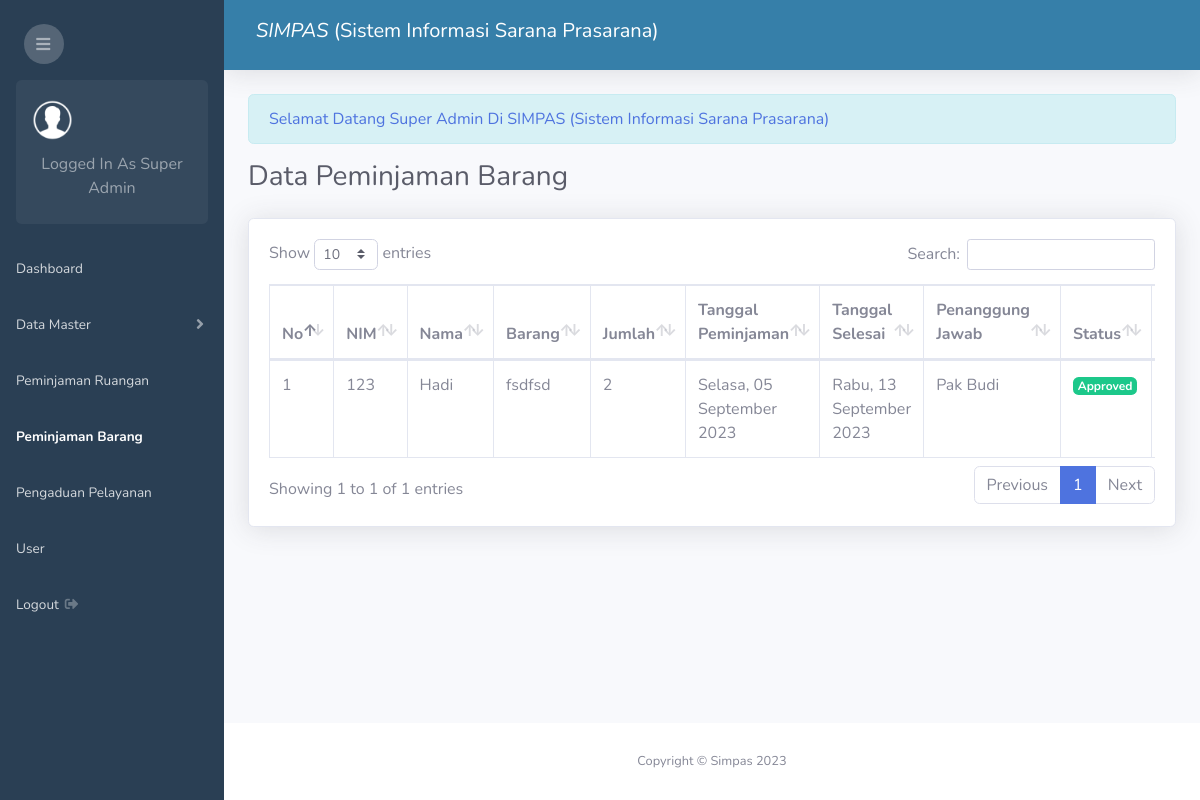
Before: /admin.php?page=peminjaman-barang (signed in) with the older database file.
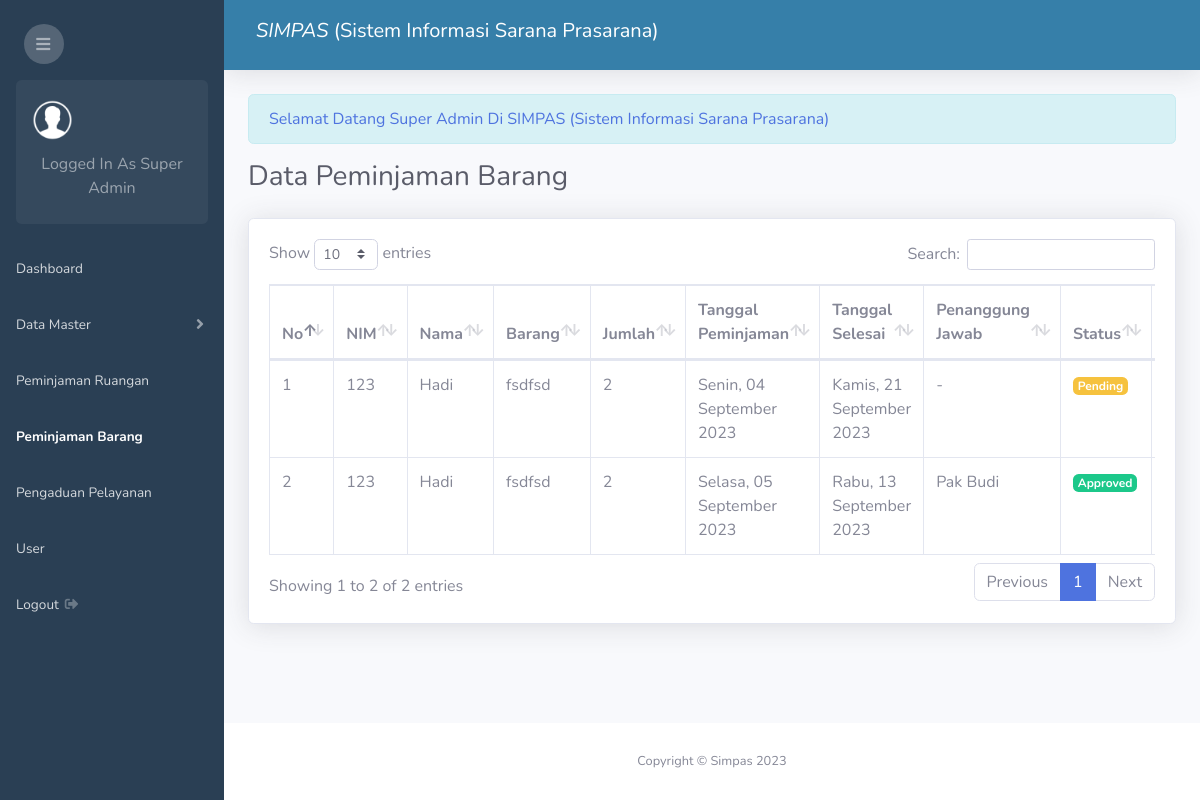
After: the same page with the newer database file.
### tables this page shows
CREATE TABLE `peminjaman_barang` (
  `id_peminjaman_barang` int(11) NOT NULL,
  `mahasiswa_id` int(11) NOT NULL,
  `barang_kd` varchar(25) NOT NULL,
  `jumlah_barang` int(11) NOT NULL,
  `tujuan` text NOT NULL,
  `tanggal_peminjaman` date NOT NULL,
  `tanggal_selesai` date NOT NULL,
  `status` enum('Returned','Approved','Disapproved','Pending') DEFAULT 'Pending',
  `pj` varchar(100) DEFAULT NULL,
  `created_at` timestamp NOT NULL DEFAULT current_timestamp(),
  `user_id` int(11) DEFAULT NULL
);

CREATE TABLE `mahasiswa` (
  `id_mahasiswa` int(11) NOT NULL,
  `nama_mahasiswa` varchar(200) NOT NULL,
  `nim` varchar(50) NOT NULL,
  `semester` int(11) NOT NULL,
  `prodi` varchar(100) NOT NULL,
  `password` varchar(100) NOT NULL
);

CREATE TABLE `barang` (
  `kd_barang` varchar(25) NOT NULL,
  `nama_barang` varchar(100) NOT NULL,
  `kategori_id` int(11) NOT NULL,
  `merek` varchar(100) NOT NULL,
  `spesifikasi` varchar(100) NOT NULL,
  `lokasi` varchar(100) NOT NULL,
  `status_barang` varchar(50) NOT NULL,
  `total` int(11) NOT NULL
);

### date_formatter.php (called while the page is built, shortened)
<?php
function formatDateIndonesia2($timestamp) {
    $dateTime = new DateTime($timestamp);
    $formattedDate = $dateTime->format('l, d F Y');
    $dayTranslation = [
        'Monday'    => 'Senin',
        'Tuesday'   => 'Selasa',
        'Wednesday' => 'Rabu',
        'Thursday'  => 'Kamis',
        'Friday'    => 'Jumat',
        'Saturday'  => 'Sabtu',
        'Sunday'    => 'Minggu',
    ];
    $monthTranslation = [
        'January'   => 'Januari',
        'February'  => 'Februari',
        'March'     => 'Maret',
        'April'     => 'April',
        'May'       => 'Mei',
        'June'      => 'Juni',
        'July'      => 'Juli',
        'August'    => 'Agustus',
        'September' => 'September',
        'October'   => 'Oktober',
        'November'  => 'November',
        'December'  => 'Desember',
    ];
    foreach ($dayTranslation as $en => $id) {
        $formattedDate = str_replace($en, $id, $formattedDate);
    }
    foreach ($monthTranslation as $en => $id) {
        $formattedDate = str_replace($en, $id, $formattedDate);
    }
    return $formattedDate;
}
?>

### peminjaman_barang/index.php (the view, shortened to what the changed rows need)
<?php require 'date_formatter.php'; ?>
<div class="d-sm-flex align-items-center justify-content-between mb-4">
    <h1 class="h3 mb-0 text-gray-800">Data Peminjaman Barang</h1>
</div>
<div class="card shadow mb-4">
    <div class="card-body">
        <div class="table-responsive">
            <?php if($_SESSION['level'] == 'mahasiswi') { ?>
            <table class="table table-bordered" id="dataTable" width="100%" cellspacing="0">
                <thead>
                    <tr>
                        <th>No</th>
                        <th>Barang</th>
                        <th>Jumlah</th>
                        <th>Tanggal Peminjaman</th>
                        <th>Tanggal Selesai</th>
                        <th>Penanggung Jawab</th>
                        <th>Status</th>
                        <th>Aksi</th>
                    </tr>
                </thead>
                <tbody>
                <?php
                    $id_mahasiswa = $_SESSION['id'];
                    $no = 1;
                    $sql = mysqli_query($conn, "SELECT * FROM peminjaman_barang JOIN barang ON peminjaman_barang.barang_kd = barang.kd_barang WHERE mahasiswa_id = '$id_mahasiswa' ORDER BY id_peminjaman_barang DESC");
                    while($row = mysqli_fetch_assoc($sql)){
                ?>
                <tr>
                    <td><?php echo $no++ ?></td>
                    <td><?php echo $row['nama_barang'] ?></td>
                    <td><?php echo $row['jumlah_barang'] ?></td>
                    <td><?php echo formatDateIndonesia2($row['tanggal_peminjaman']) ?></td>
                    <td><?php echo formatDateIndonesia2($row['tanggal_selesai']) ?></td>
                    <td><?php echo $row['pj'] == null ? '-' : $row['pj'] ?></td>
                    <td>
                        <?php if($row['status'] == "Pending"){ ?>
                            <span class="badge badge-warning"><?php echo $row['status'] ?></span>
                        <?php } elseif($row['status'] == "Disapproved") { ?>
                            <span class="badge badge-danger"><?php echo $row['status'] ?></span>
                        <?php } elseif($row['status'] == "Approved") { ?>
                            <span class="badge badge-success"><?php echo $row['status'] ?></span>
                        <?php } else { ?>
                            <span class="badge badge-primary"><?php echo $row['status'] ?></span>
                        <?php } ?>
                    </td>
                    <td>
                        <a class="btn btn-sm btn-primary" href="admin.php?page=view-peminjaman-barang&id=<?php echo $row['id_peminjaman_barang'] ?>">View</a>
                    </td>
                </tr>
                <?php } ?>
                </tbody>
            </table>
            <?php }else{ ?>
                <table class="table table-bordered" id="dataTable" width="100%" cellspacing="0">
                <thead>
                    <tr>
                        <th>No</th>
                        <th>NIM</th>
                        <th>Nama</th>
                        <th>Barang</th>
                        <th>Jumlah</th>
                        <th>Tanggal Peminjaman</th>
                        <th>Tanggal Selesai</th>
                        <th>Penanggung Jawab</th>
                        <th>Status</th>
                        <th>Aksi</th>
                    </tr>
                </thead>
                <tbody>
                <?php
                    $no = 1;
                    $sql = mysqli_query($conn, "SELECT * FROM peminjaman_barang JOIN barang ON peminjaman_barang.barang_kd = barang.kd_barang JOIN mahasiswa ON peminjaman_barang.mahasiswa_id = mahasiswa.id_mahasiswa ORDER BY peminjaman_barang.id_peminjaman_barang DESC");
                    while($row = mysqli_fetch_assoc($sql)){
                ?>
                <tr>
                    <td><?php echo $no++ ?></td>
                    <td><?php echo $row['nim'] ?></td>
                    <td><?php echo $row['nama_mahasiswa'] ?></td>
                    <td><?php echo $row['nama_barang'] ?></td>
                    <td><?php echo $row['jumlah_barang'] ?></td>
                    <td><?php echo formatDateIndonesia2($row['tanggal_peminjaman']) ?></td>
                    <td><?php echo formatDateIndonesia2($row['tanggal_selesai']) ?></td>
                    <td><?php echo $row['pj'] == null ? '-' : $row['pj'] ?></td>
                    <td>
                        <?php if($row['status'] == "Pending"){ ?>
                            <span class="badge badge-warning"><?php echo $row['status'] ?></span>
                        <?php } elseif($row['status'] == "Disapproved") { ?>
                            <span class="badge badge-danger"><?php echo $row['status'] ?></span>
                        <?php } elseif($row['status'] == "Approved") { ?>
                            <span class="badge badge-success"><?php echo $row['status'] ?></span>
                        <?php } else { ?>
                            <span class="badge badge-primary"><?php echo $row['status'] ?></span>
                        <?php } ?>
                    </td>
                    <td>
                    </td>
                </tr>
                <?php } ?>
                </tbody>
            </table>
            <?php } ?>
        </div>
    </div>
</div>

Changed rows visible on the page:
added peminjaman_barang: mahasiswa.nim "123", mahasiswa.nama_mahasiswa "Hadi", barang_kd.nama_barang "fsdfsd", jumlah_barang "2", tanggal_peminjaman "Senin, 04 September 2023", tanggal_selesai "Kamis, 21 September 2023", status "Pending"
Other visible differences:
text written by a page script: "Show entries Search: Showing 1 to 1 of 1 entries Previous 1 Next" → "Show entries Search: Showing 1 to 2 of 2 entries Previous 1 Next"
